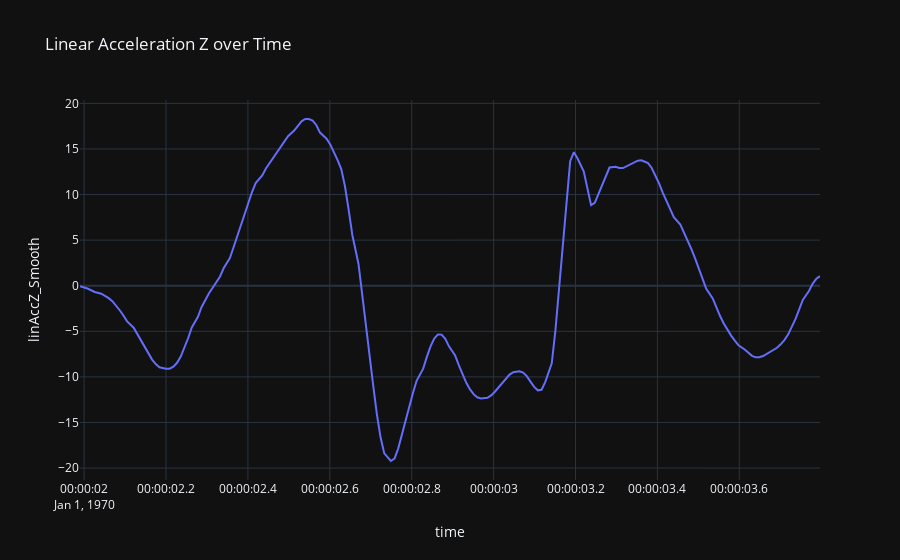

Notebook source saved alongside this figure:
### Code cell
fig = px.line(squat_jump, y='linAccZ_Smooth', title='Linear Acceleration Z over Time')
fig.show()

### Figure 1 — Plotly figure (JSON) as saved in the notebook; plotly's stock layout.template omitted (floating-point values rounded to 4 significant figures; data arrays with more than 128 entries replaced by an {"elided": "..."} marker saying what was removed)
{"data": [{"hovertemplate": "time=%{x}<br>linAccZ_Smooth=%{y}<extra></extra>", "legendgroup": "", "line": {"color": "#636efa", "dash": "solid"}, "marker": {"symbol": "circle"}, "mode": "lines", "name": "", "orientation": "v", "showlegend": false, "x": {"elided": "185 str values"}, "xaxis": "x", "y": {"elided": "185 float values"}, "yaxis": "y", "type": "scatter"}], "layout": {"xaxis": {"anchor": "y", "domain": [0.0, 1.0], "title": {"text": "time"}}, "yaxis": {"anchor": "x", "domain": [0.0, 1.0], "title": {"text": "linAccZ_Smooth"}}, "legend": {"tracegroupgap": 0}, "title": {"text": "Linear Acceleration Z over Time"}}}
